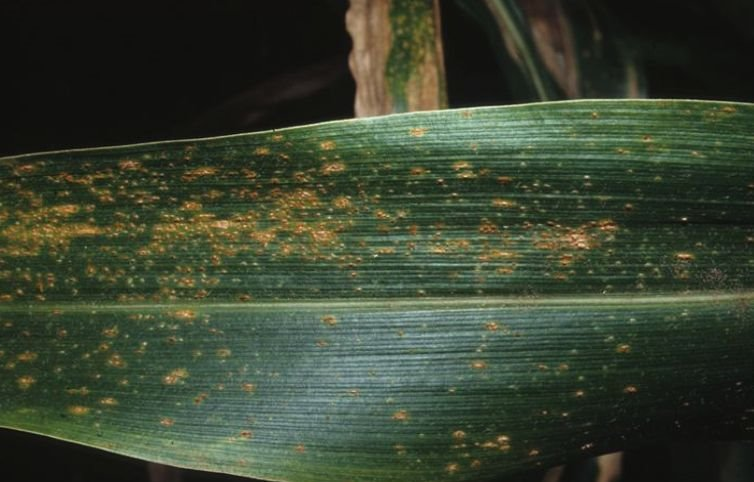
#> input picture data/corn/common_rust/Corn_Common_Rust (1276).jpg, 754 x 482 px, found by its file name; its folder holds only this picture in this run
$ jupyter execute --allow-errors dat_extract.ipynb   (older library calls are emulated)
#> lines starting #> are read from the running program, lines starting #| are printed output that depends on the picture
[cell 1]
import pandas as pd
import numpy as np
import os,cv2
from skimage import io,color
import matplotlib.pyplot as plt

#> (a cell that did not finish here is left out)

#> (a cell that did not finish here is left out)

[cell 4]
base="/Users/pragadeeswarrs/Desktop/AgroAid/data"
folders = [f for f in os.listdir(base) if not f.startswith('.')]
crops=folders
images=[]
labels=[]

[cell 5]
for crop in crops:
    crop_folder=os.path.join(base,crop) #pathname of crop folder
    diseases=[f for f in os.listdir(crop_folder) if not f.startswith('.')]#taking the list disease in each crop
    for d in diseases:
        disease_folder=os.path.join(crop_folder,d)#making pathname of disease folder
        for file in os.listdir(disease_folder): #goin through imgs in respective diseases
            if file.startswith('.'):
                continue
            img_path=os.path.join(disease_folder,file)
            img=cv2.imread(img_path)
#> img is the input picture: shape (482, 754, 3); mean B, G, R 48.8, 67.4, 57.7
            if img is not None:
                img=cv2.resize(img,(128,128))
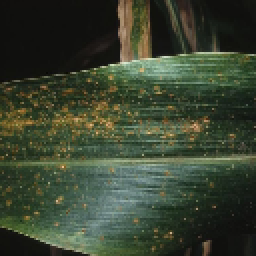
#> img: shape (128, 128, 3) (shown 2 times larger); mean B, G, R 48.9, 67.5, 57.8
                img=img/255.0
                images.append(img)
                labels.append(f"{crop}_{d}")


$ run again, on data/corn/common_rust/Corn_Common_Rust (31).jpg
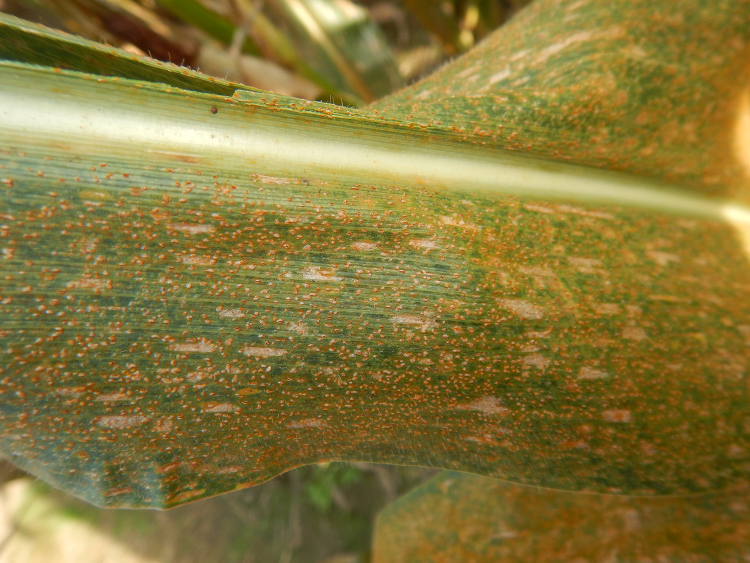
#> input picture data/corn/common_rust/Corn_Common_Rust (31).jpg, 1500 x 1125 px, found by its file name (shown at 1/2 size)
#> img is the input picture: shape (1125, 1500, 3); mean B, G, R 57.8, 119.3, 134.7
#> `img=cv2.resize(img,(128,128))`:
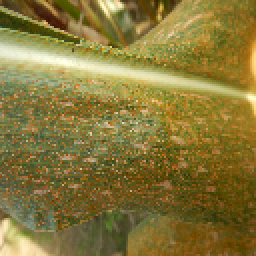
#> img: shape (128, 128, 3) (shown 2 times larger); mean B, G, R 57.6, 119.2, 134.5

$ run again, on data/corn/common_rust/Corn_Common_Rust (33).jpg
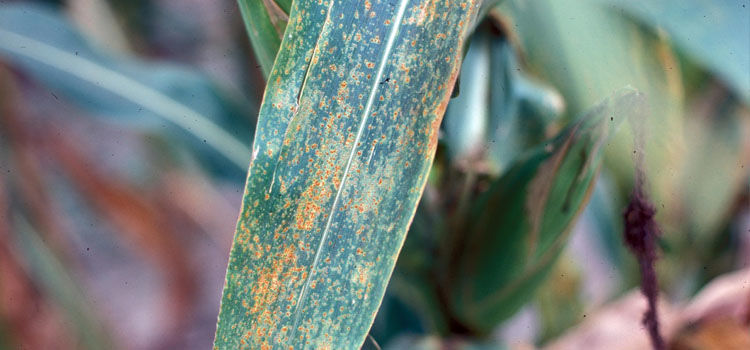
#> input picture data/corn/common_rust/Corn_Common_Rust (33).jpg, 750 x 350 px, found by its file name
#> img is the input picture: shape (350, 750, 3); mean B, G, R 120.6, 126.3, 116
#> `img=cv2.resize(img,(128,128))`:
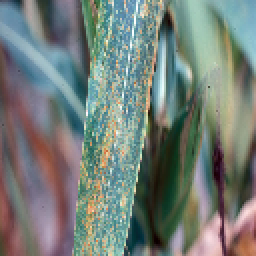
#> img: shape (128, 128, 3) (shown 2 times larger); mean B, G, R 120.5, 126.3, 115.9
